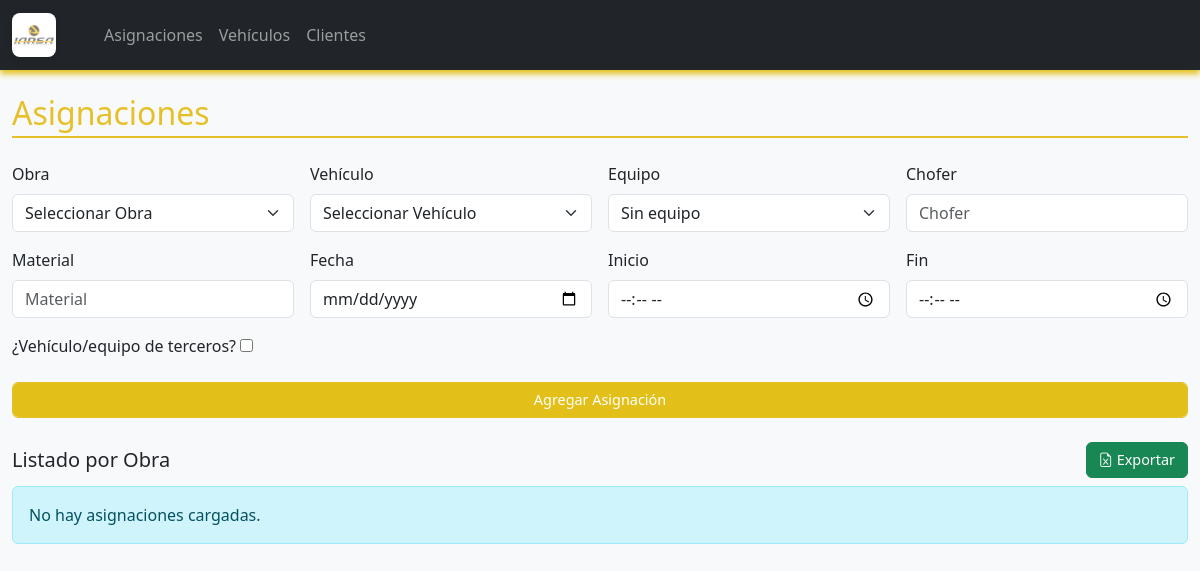
The app's page /, older data.
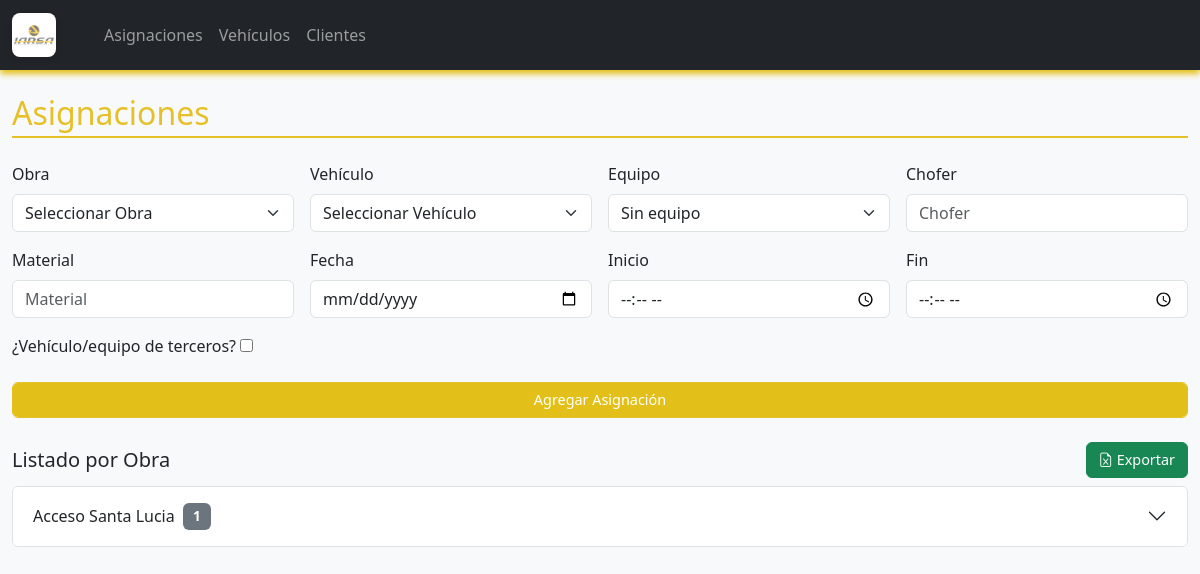
The same page, newer data.
### logistica/models.py (models this page shows, shortened)
class Cliente(db.Model):
    id = db.Column(db.Integer, primary_key=True)
    nombre = db.Column(db.String(100), nullable=False)
    ubicacion = db.Column(db.String(100), nullable=False)
    comitente = db.Column(db.String(100), nullable=False)
    estado = db.Column(db.String(10), nullable=False, default="Activo")

### logistica/routes.py (the view)
@main.route('/')
def index():
    clientes = Cliente.query.filter_by(estado="Activo").order_by(Cliente.nombre).all()
    vehiculos = Vehiculo.query.order_by(Vehiculo.codigo).all()
    asignaciones = Asignacion.query.order_by(
        Asignacion.fecha.desc(), Asignacion.hora_inicio.desc()
    ).all()
    return render_template(
        'asignaciones.html',
        clientes=clientes,
        vehiculos=vehiculos,
        asignaciones=asignaciones
    )

### logistica/templates/asignaciones.html (shortened to what this page needs)
{% extends "index.html" %}
{% block content %}
<h2 class="mb-4 section-title">Asignaciones</h2>
<form method="POST" action="{{ url_for('main.agregar_asignacion') }}" class="row g-3 mb-4">
  <div class="col-md-3">
    <label class="form-label">Obra</label>
    <select name="cliente_id" class="form-select" required>
      <option value="">Seleccionar Obra</option>
    </select>
  </div>
  <div class="col-md-3">
    <label class="form-label">Vehículo</label>
    <select name="vehiculo_id" class="form-select" required>
      <option value="">Seleccionar Vehículo</option>
    </select>
  </div>
  <div class="col-md-3">
    <label class="form-label">Equipo</label>
    <select name="equipo_id" class="form-select">
      <option value="">Sin equipo</option>
    </select>
  </div>
  <div class="col-md-3">
    <label class="form-label">Chofer</label>
    <input type="text" name="chofer" class="form-control" placeholder="Chofer" required>
  </div>
  <div class="col-md-3">
    <label class="form-label">Material</label>
    <input type="text" name="material" class="form-control" placeholder="Material" required>
  </div>
  <div class="col-md-3">
    <label class="form-label">Fecha</label>
    <input type="date" name="fecha" class="form-control" required>
  </div>
  <div class="col-md-3">
    <label class="form-label">Inicio</label>
    <input type="time" name="hora_inicio" class="form-control" required>
  </div>
  <div class="col-md-3">
    <label class="form-label">Fin</label>
    <input type="time" name="hora_fin" class="form-control" required>
  </div>
  <div class="col-md-3">
    <label class="form-label">¿Vehículo/equipo de terceros?</label>
    <input type="checkbox" name="es_tercero" id="es_tercero" onchange="toggleTerceroFields()">
  </div>
  <div class="col-md-12 d-flex align-items-end">
    <button type="submit" class="btn btn-primary form-control">Agregar Asignación</button>
  </div>
</form>
<div class="d-flex justify-content-between align-items-center mb-2">
  <h5 class="m-0">Listado por Obra</h5>
  <a href="{{ url_for('main.exportar_asignaciones') }}" class="btn btn-success">
    <i class="bi bi-file-earmark-excel"></i> Exportar
  </a>
</div>
<div class="accordion" id="accordionObras">
  {% for obra, items in asignaciones|groupby('cliente.nombre') %}
  <div class="accordion-item">
    <h2 class="accordion-header" id="heading-{{ loop.index }}">
      <button class="accordion-button collapsed" type="button" data-bs-toggle="collapse" data-bs-target="#collapse-{{ loop.index }}" aria-expanded="false" aria-controls="collapse-{{ loop.index }}">
        {{ obra }} <span class="badge bg-secondary ms-2">{{ items|length }}</span>
      </button>
    </h2>
  </div>
  {% else %}
    <div class="alert alert-info">No hay asignaciones cargadas.</div>
  {% endfor %}
</div>
{% endblock %}

Row changes from the older to the newer data that the page shows:
now on this page (row edited): Cliente: nombre "Acceso Santa Lucia", items "1"
Text that changed along with them:
text no longer shown: "No hay asignaciones cargadas."
